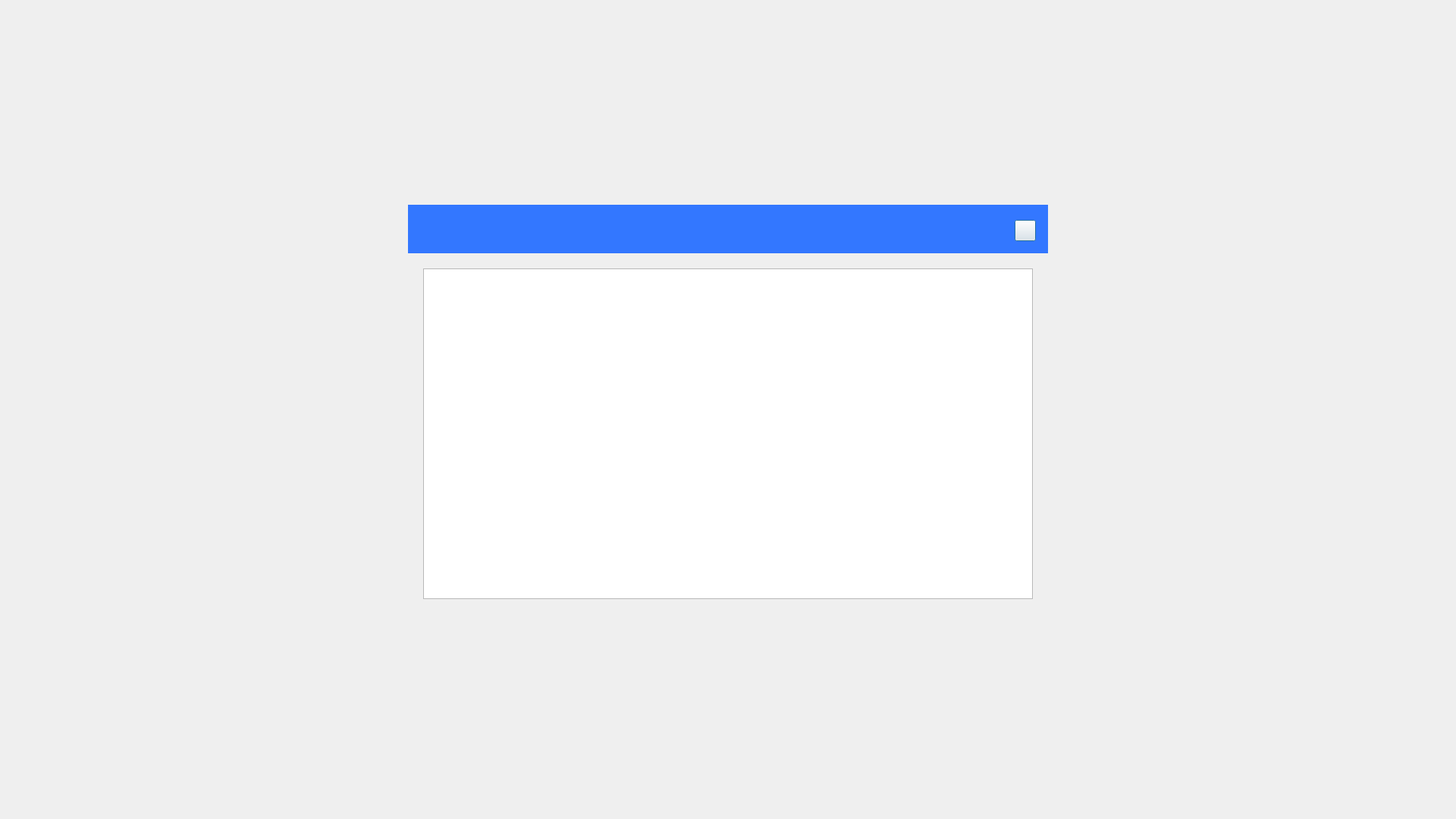
<?xml version="1.0" encoding="UTF-8"?>
<ui version="4.0">
 <class>GLPopWindows</class>
 <widget class="QDialog" name="GLPopWindows">
  <property name="geometry">
   <rect>
    <x>0</x>
    <y>0</y>
    <width>1920</width>
    <height>1080</height>
   </rect>
  </property>
  <property name="windowTitle">
   <string>Dialog</string>
  </property>
  <widget class="QWidget" name="widgetNewAna" native="true">
   <property name="geometry">
    <rect>
     <x>538</x>
     <y>270</y>
     <width>844</width>
     <height>540</height>
    </rect>
   </property>
   <property name="styleSheet">
    <string notr="true"/>
   </property>
   <widget class="QLabel" name="lblTitle">
    <property name="geometry">
     <rect>
      <x>32</x>
      <y>0</y>
      <width>811</width>
      <height>64</height>
     </rect>
    </property>
    <property name="styleSheet">
     <string notr="true"/>
    </property>
    <property name="text">
     <string/>
    </property>
   </widget>
   <widget class="QLabel" name="lblBg">
    <property name="geometry">
     <rect>
      <x>0</x>
      <y>0</y>
      <width>844</width>
      <height>64</height>
     </rect>
    </property>
    <property name="styleSheet">
     <string notr="true">background-color: rgb(51, 119, 255);</string>
    </property>
    <property name="text">
     <string/>
    </property>
   </widget>
   <widget class="QTextBrowser" name="lblMainMsg">
    <property name="geometry">
     <rect>
      <x>20</x>
      <y>84</y>
      <width>804</width>
      <height>436</height>
     </rect>
    </property>
    <property name="sizeAdjustPolicy">
     <enum>QAbstractScrollArea::AdjustToContentsOnFirstShow</enum>
    </property>
    <property name="autoFormatting">
     <set>QTextEdit::AutoAll</set>
    </property>
    <property name="html">
     <string>&lt;!DOCTYPE HTML PUBLIC &quot;-//W3C//DTD HTML 4.0//EN&quot; &quot;http://www.w3.org/TR/REC-html40/strict.dtd&quot;&gt;
&lt;html&gt;&lt;head&gt;&lt;meta name=&quot;qrichtext&quot; content=&quot;1&quot; /&gt;&lt;style type=&quot;text/css&quot;&gt;
p, li { white-space: pre-wrap; }
&lt;/style&gt;&lt;/head&gt;&lt;body style=&quot; font-family:'SimSun'; font-size:9pt; font-weight:400; font-style:normal;&quot;&gt;
&lt;p align=&quot;center&quot; style=&quot;-qt-paragraph-type:empty; margin-top:0px; margin-bottom:0px; margin-left:0px; margin-right:0px; -qt-block-indent:0; text-indent:0px;&quot;&gt;&lt;br /&gt;&lt;/p&gt;&lt;/body&gt;&lt;/html&gt;</string>
    </property>
    <property name="textInteractionFlags">
     <set>Qt::LinksAccessibleByKeyboard|Qt::LinksAccessibleByMouse</set>
    </property>
   </widget>
   <widget class="QPushButton" name="btnClose">
    <property name="geometry">
     <rect>
      <x>800</x>
      <y>20</y>
      <width>28</width>
      <height>28</height>
     </rect>
    </property>
    <property name="text">
     <string/>
    </property>
   </widget>
   <zorder>lblBg</zorder>
   <zorder>lblTitle</zorder>
   <zorder>lblMainMsg</zorder>
   <zorder>btnClose</zorder>
  </widget>
 </widget>
 <resources/>
 <connections/>
</ui>
